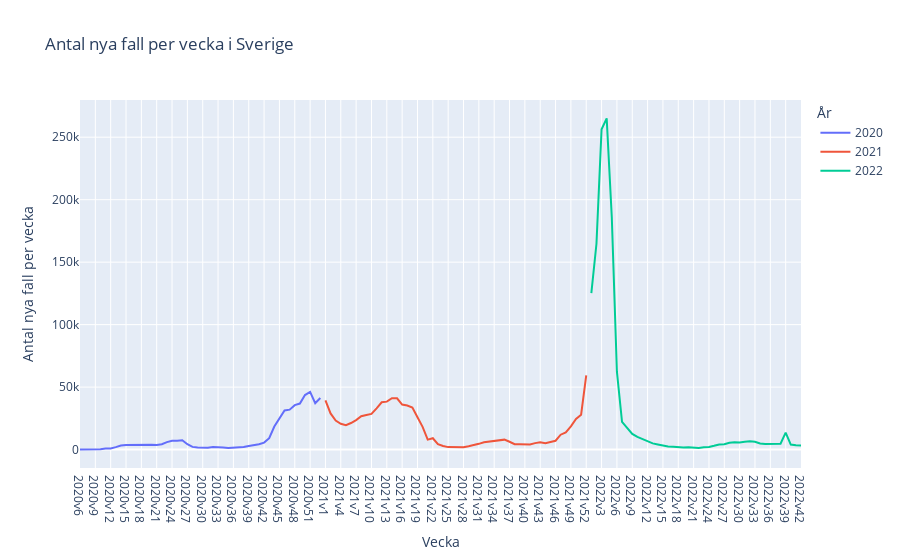

The notebook cell this image was saved under:
### Code cell
# d) Plotly express
px.line(vecka_riket,
        x="Vecka",
        y="Antal_fall_vecka",
        color="år",
        title="Antal nya fall per vecka i Sverige",
        labels={"Vecka": "Vecka", "Antal_fall_vecka": "Antal nya fall per vecka", "år": "År"},
    )

### Figure 1 — Plotly figure (JSON) as saved in the notebook; plotly's stock layout.template omitted (floating-point values rounded to 4 significant figures)
{"data": [{"hovertemplate": "År=2020<br>Vecka=%{x}<br>Antal nya fall per vecka=%{y}<extra></extra>", "legendgroup": "2020", "line": {"color": "#636efa", "dash": "solid"}, "marker": {"symbol": "circle"}, "mode": "lines", "name": "2020", "orientation": "v", "showlegend": true, "type": "scatter", "x": ["2020v6", "2020v7", "2020v8", "2020v9", "2020v10", "2020v11", "2020v12", "2020v13", "2020v14", "2020v15", "2020v16", "2020v17", "2020v18", "2020v19", "2020v20", "2020v21", "2020v22", "2020v23", "2020v24", "2020v25", "2020v26", "2020v27", "2020v28", "2020v29", "2020v30", "2020v31", "2020v32", "2020v33", "2020v34", "2020v35", "2020v36", "2020v37", "2020v38", "2020v39", "2020v40", "2020v41", "2020v42", "2020v43", "2020v44", "2020v45", "2020v46", "2020v47", "2020v48", "2020v49", "2020v50", "2020v51", "2020v52", "2020v53"], "xaxis": "x", "y": [1, 0, 0, 13, 211, 838, 924, 1957, 3229, 3740, 3752, 4203, 3832, 4153, 3869, 3659, 4280, 6021, 7123, 7073, 7455, 4279, 2179, 1622, 1316, 1556, 2014, 2052, 1687, 1200, 1332, 1592, 2080, 2919, 3642, 4278, 5620, 9155, 18474, 25405, 31319, 31944, 35560, 36837, 43631, 46177, 37134, 41323], "yaxis": "y"}, {"hovertemplate": "År=2021<br>Vecka=%{x}<br>Antal nya fall per vecka=%{y}<extra></extra>", "legendgroup": "2021", "line": {"color": "#EF553B", "dash": "solid"}, "marker": {"symbol": "circle"}, "mode": "lines", "name": "2021", "orientation": "v", "showlegend": true, "type": "scatter", "x": ["2021v1", "2021v2", "2021v3", "2021v4", "2021v5", "2021v6", "2021v7", "2021v8", "2021v9", "2021v10", "2021v11", "2021v12", "2021v13", "2021v14", "2021v15", "2021v16", "2021v17", "2021v18", "2021v19", "2021v20", "2021v21", "2021v22", "2021v23", "2021v24", "2021v25", "2021v26", "2021v27", "2021v28", "2021v29", "2021v30", "2021v31", "2021v32", "2021v33", "2021v34", "2021v35", "2021v36", "2021v37", "2021v38", "2021v39", "2021v40", "2021v41", "2021v42", "2021v43", "2021v44", "2021v45", "2021v46", "2021v47", "2021v48", "2021v49", "2021v50", "2021v51", "2021v52"], "xaxis": "x", "y": [39446, 28935, 23222, 20654, 19604, 21282, 23613, 26680, 27739, 28555, 33032, 37880, 38384, 41142, 41036, 36030, 35306, 33678, 25914, 18170, 7974, 9094, 4394, 2848, 1983, 1870, 1514, 1883, 2661, 3460, 4609, 5817, 6463, 6685, 7236, 7968, 6259, 4305, 4231, 4137, 4069, 5194, 5910, 5060, 5819, 7093, 11915, 13801, 18649, 24485, 27907, 59341], "yaxis": "y"}, {"hovertemplate": "År=2022<br>Vecka=%{x}<br>Antal nya fall per vecka=%{y}<extra></extra>", "legendgroup": "2022", "line": {"color": "#00cc96", "dash": "solid"}, "marker": {"symbol": "circle"}, "mode": "lines", "name": "2022", "orientation": "v", "showlegend": true, "type": "scatter", "x": ["2022v1", "2022v2", "2022v3", "2022v4", "2022v5", "2022v6", "2022v7", "2022v8", "2022v9", "2022v10", "2022v11", "2022v12", "2022v13", "2022v14", "2022v15", "2022v16", "2022v17", "2022v18", "2022v19", "2022v20", "2022v21", "2022v22", "2022v23", "2022v24", "2022v25", "2022v26", "2022v27", "2022v28", "2022v29", "2022v30", "2022v31", "2022v32", "2022v33", "2022v34", "2022v35", "2022v36", "2022v37", "2022v38", "2022v39", "2022v40", "2022v41", "2022v42"], "xaxis": "x", "y": [125275, 164692, 256323, 265043, 185716, 62338, 22160, 17676, 12587, 10110, 8502, 7040, 4952, 4091, 3070, 2525, 2319, 1940, 1656, 1817, 1316, 1255, 1896, 2165, 3090, 4118, 4236, 5442, 5951, 5705, 6235, 6638, 6320, 4868, 4485, 4712, 4978, 4669, 13532, 3999, 3408, 3279], "yaxis": "y"}], "layout": {"legend": {"title": {"text": "År"}, "tracegroupgap": 0}, "title": {"text": "Antal nya fall per vecka i Sverige"}, "xaxis": {"anchor": "y", "domain": [0, 1], "title": {"text": "Vecka"}}, "yaxis": {"anchor": "x", "domain": [0, 1], "title": {"text": "Antal nya fall per vecka"}}}}
